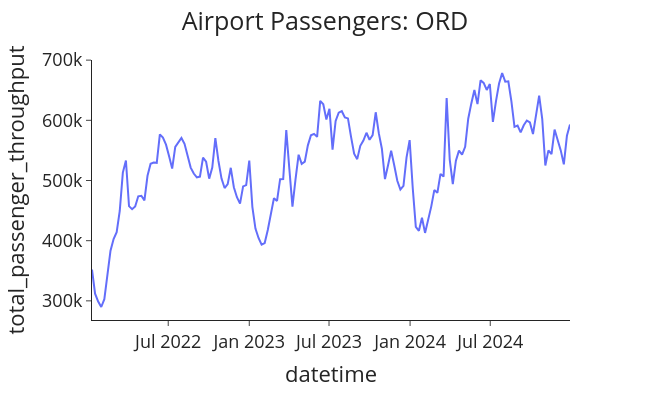

Here is the notebook cell this chart was saved with:
### Code cell
import plotly.express as px

def plot_passenger_volumes(df: pd.DataFrame,
                           x: str,
                           y: str,
                           airport: str) -> None:
    """General function to plot the passenger data."""

    fig = px.line(df, x=x, y=y, labels={'Month': 'Date'})
    fig.update_layout(template="simple_white", font=dict(size=18), 
                      title_text='Airport Passengers: '+airport,
                      width=650, title_x=0.5, height=400)

    return fig.show()


data_proc["total_passenger_throughput_diff"] = data_proc["total_passenger_throughput"].diff()
plot_passenger_volumes(df=data_proc, x='datetime', y='total_passenger_throughput', airport=airport)

### Figure 1 — Plotly figure (JSON) as saved in the notebook; plotly's stock layout.template omitted (floating-point values rounded to 4 significant figures; data arrays with more than 128 entries replaced by an {"elided": "..."} marker saying what was removed)
{"data": [{"hovertemplate": "datetime=%{x}<br>total_passenger_throughput=%{y}<extra></extra>", "legendgroup": "", "line": {"color": "#636efa", "dash": "solid"}, "marker": {"symbol": "circle"}, "mode": "lines", "name": "", "orientation": "v", "showlegend": false, "type": "scatter", "x": {"elided": "156 str values"}, "xaxis": "x", "y": {"elided": "156 int values"}, "yaxis": "y"}], "layout": {"font": {"size": 18}, "height": 400, "legend": {"tracegroupgap": 0}, "margin": {"t": 60}, "title": {"text": "Airport Passengers: ORD", "x": 0.5}, "width": 650, "xaxis": {"anchor": "y", "domain": [0, 1], "title": {"text": "datetime"}}, "yaxis": {"anchor": "x", "domain": [0, 1], "title": {"text": "total_passenger_throughput"}}}}
